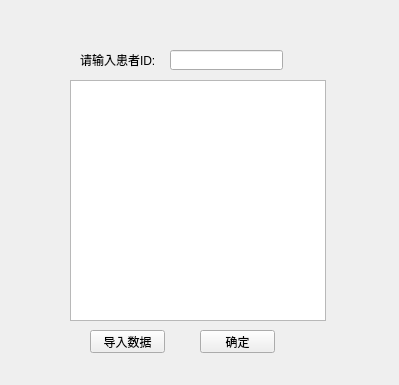
<?xml version="1.0" encoding="UTF-8"?>
<ui version="4.0">
 <class>CreateNew</class>
 <widget class="QWidget" name="CreateNew">
  <property name="geometry">
   <rect>
    <x>0</x>
    <y>0</y>
    <width>399</width>
    <height>385</height>
   </rect>
  </property>
  <property name="windowTitle">
   <string>Form</string>
  </property>
  <widget class="QLineEdit" name="lineEdit">
   <property name="geometry">
    <rect>
     <x>170</x>
     <y>50</y>
     <width>113</width>
     <height>20</height>
    </rect>
   </property>
  </widget>
  <widget class="QLabel" name="label">
   <property name="geometry">
    <rect>
     <x>80</x>
     <y>50</y>
     <width>81</width>
     <height>20</height>
    </rect>
   </property>
   <property name="text">
    <string>请输入患者ID:</string>
   </property>
  </widget>
  <widget class="QPushButton" name="pushButton">
   <property name="geometry">
    <rect>
     <x>90</x>
     <y>330</y>
     <width>75</width>
     <height>23</height>
    </rect>
   </property>
   <property name="text">
    <string>导入数据</string>
   </property>
  </widget>
  <widget class="QPushButton" name="pushButton_2">
   <property name="geometry">
    <rect>
     <x>200</x>
     <y>330</y>
     <width>75</width>
     <height>23</height>
    </rect>
   </property>
   <property name="text">
    <string>确定</string>
   </property>
  </widget>
  <widget class="QListWidget" name="listWidget">
   <property name="geometry">
    <rect>
     <x>70</x>
     <y>80</y>
     <width>256</width>
     <height>241</height>
    </rect>
   </property>
  </widget>
  <widget class="QLabel" name="label_2">
   <property name="geometry">
    <rect>
     <x>310</x>
     <y>50</y>
     <width>71</width>
     <height>16</height>
    </rect>
   </property>
   <property name="text">
    <string/>
   </property>
  </widget>
 </widget>
 <resources/>
 <connections/>
</ui>
